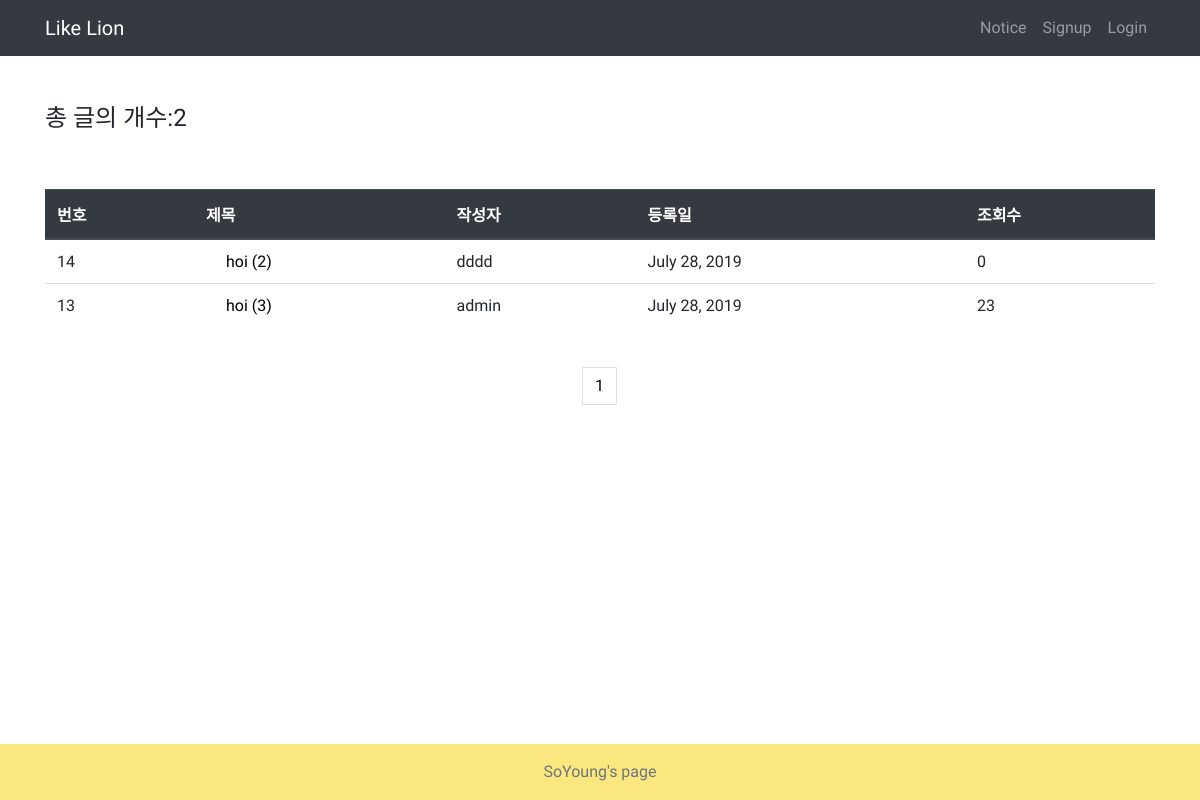
The page / on the database its author committed.
### notice/models.py (models this page shows, shortened)
class Notice(models.Model):
    title=models.CharField(max_length=100)  #제목
    writer=models.CharField(max_length=25)  #작성자
    pub_date=models.DateField(auto_now=True) #등록일
    hit=models.PositiveIntegerField(default=0)    #조회수
    body=models.CharField(max_length=500)   #글
    class Meta:
        ordering=['-id']

### notice/views.py (the view)
# urls.py: path('',notice.views.read,name='home'),
def read(request):
    notice=Notice.objects
    counts=Notice.objects.count()
    notice_list=Notice.objects.all()
    paginator=Paginator(notice_list,10)
    page=request.GET.get('page')
    posts=paginator.get_page(page)
    max_index = len(paginator.page_range)
    page_numbers_range = 5
    current_page = int(page) if page else 1
    start_index = int((current_page - 1) / page_numbers_range) * page_numbers_range
    end_index = start_index + page_numbers_range
    if end_index >= max_index:
        end_index = max_index
    page_range = paginator.page_range[start_index:end_index]
    return render(request,'notice/home.html',{'notice':notice,'posts':posts,'counts':counts,'page_range':page_range})

### notice/templates/notice/home.html (shortened to what this page needs)
{% extends 'base.html' %}
{% block content %}
        <br><br>
        <h4>총 글의 개수:{{counts}}</h4>
        <br><br>
        <table class="table">
            <thead class="thead-dark">
                <tr>
                    <th>번호</th>
                    <th>제목</th>
                    <th>작성자</th>
                    <th>등록일</th>
                    <th>조회수</th>
                </tr>
            </thead>
            <tbody>
                {% for notice in posts %}
                <tr>
                    <td>{{notice.id }} </td>
                    <td><a style="margin-left:20px" href="{% url 'detail' notice.id %}" title="{{notice.body}}">{{notice.title}} ({{notice.comments.count}})</a></td>
                    </div>
                    <td>{{ notice.writer }}</td>
                    <td>{{ notice.pub_date }}</td>
                    <td >{{ notice.hit}}</td>
                </tr>
                {%endfor%}
        <br>
        <nav aria-label="container"  >
            <ul class="pagination justify-content-center">
              {% for page in page_range %}
                <li {% if page == page_obj.number %}class="active"{% endif %} class="page-item"><a class="page-link" a href="?page={{ page }}">{{ page }}</a></li>
             {% endfor %}
            </ul>
          </nav>
{% endblock %}

### notice/static/css/styles.css (style rules this page uses)
* { box-sizing: border-box;font-family: 'Jua', sans-serif; }
html,body { height: 100%; }
a:link,a:visited,a:active { color:inherit; }
A:link { text-decoration:none; color:black; }

### rows shown on the page
Notice: id "14", title "hoi", comments.count "2", writer "dddd", pub_date "July 28, 2019", hit "0"
Notice: id "13", title "hoi", comments.count "3", writer "admin", pub_date "July 28, 2019", hit "23"

### other values the page prints
{{ counts }} "2"
{{ page }} "1"
